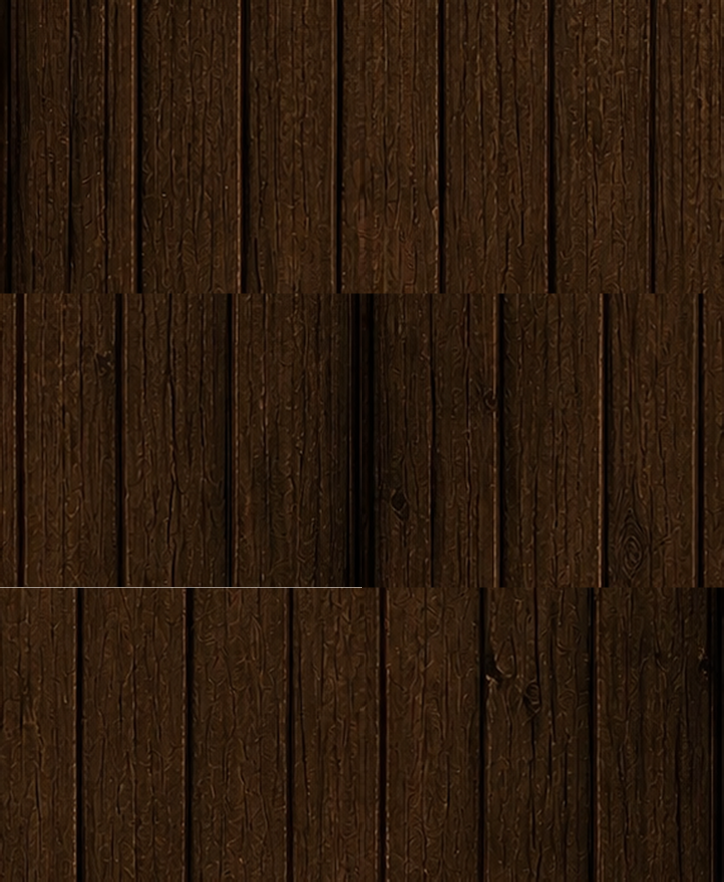
#> input picture app/src/main/assets/mobile_4d/atlas_c_02.webp, 1448 x 1763 px, given in place of button.png, which was not available (shown at 1/2 size)
$ python tv-frame-kit.py
#> lines starting #> are read from the running program, lines starting #| are printed output that depends on the picture; pictures that were not available may be replaced by others from this repository, and a replacement may not be noted
#!/usr/bin/env python3
"""
tv-frame-kit — премиум-ассеты ТВ из эталонов owner'а (жалоба 2026-07-11:
9-patch рамки 270..1042px растягивались до 6× на панель → пиксельная каша).

Принцип: НИКОГДА не растягивать растр.
  • carved_wood_tile.webp — бесшовная плитка коры из эталона /root/button.png
    (native 1:1; в Compose — ShaderBrush(ImageShader, TileMode.Repeated));
  • tv_wood_bg.webp — честный 1920×1080 lossless фон из native-досок oak_bg
    + виньетка + зерно (зерно разбивает banding 8-bit ТВ-панелей).
Бронзовые рамки НЕ ассет — рисуются в Compose градиент-штрихами (CarvedKit.kt),
разрешение-независимы. Цвета сняты пипеткой с эскиза vpnoff.png.

Запуск: /root/.venvs/imgtools/bin/python3 ops/tv-frame-kit.py
Пишет в app/src/main/res/drawable-nodpi/ (git покажет диф).
"""
import argparse
import os
import numpy as np
from PIL import Image

SRC_BUTTON = '/root/button.png'      # эталон-кнопка owner 1891×832 (2026-07-05)
REPO = os.path.dirname(os.path.dirname(os.path.abspath(__file__)))
DEFAULT_OUT = os.path.join(REPO, 'app/src/main/res/drawable-nodpi')
OAK = os.path.join(DEFAULT_OUT, 'oak_bg.webp')   # родные тёмные доски (телефонный фон)


def mirror_blend(arr: np.ndarray, f: int, axis: int) -> np.ndarray:
    """Бесшовность края: зеркальное сведение первых/последних f строк/столбцов."""
    a = arr.astype(np.float32)
    if axis == 1:
        r = np.linspace(0, 1, f)[None, :, None]
        a[:, :f] = a[:, :f] * r + a[:, -f:][:, ::-1] * (1 - r)
    else:
        r = np.linspace(0, 1, f)[:, None, None]
        a[:f, :] = a[:f, :] * r + a[-f:, :][::-1, :] * (1 - r)
    return a


def cut_bark_tile() -> Image.Image:
    """Чистая кора интерьера эталона (без текста «Закрыть», рамок, завитков и листьев):
    x 360..660, y 262..458 по сетке button_grid — native 300×196."""
    src = Image.open(SRC_BUTTON).convert('RGB')
    t = np.asarray(src.crop((360, 262, 660, 458)))
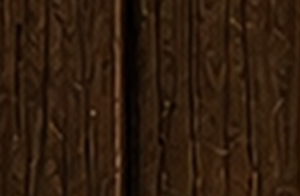
#> t: shape (196, 300, 3); mean R, G, B 47.8, 28.2, 13.2
    t = mirror_blend(t, 36, axis=1)
#> in mirror_blend, `a[:, :f] = a[:, :f] * r + a[:, -f:][:, ::-1] * (1 - r)`: a: shape (196, 300, 3) float32; mean R, G, B 48, 28.4, 13.2
    t = mirror_blend(t, 26, axis=0)
#> in mirror_blend (call 2), `a[:f, :] = a[:f, :] * r + a[-f:, :][::-1, :] * (1 - r)`: a: shape (196, 300, 3) float32; mean R, G, B 48, 28.4, 13.2
    return Image.fromarray(np.clip(t, 0, 255).astype(np.uint8))


def build_wood_bg(w: int = 1920, h: int = 1080) -> Image.Image:
    """1080p-фон: native-доски (oak_bg, чистая зона без нижнего орнамента).
    Вертикаль кроется ЗЕРКАЛОМ (720 + отражение) — шов математически непрерывен;
    горизонталь — mirror-blend краёв + шахматный флип столбцов."""
#> called with w = 1920, h = 1080
    oak = Image.open(OAK).convert('RGB')
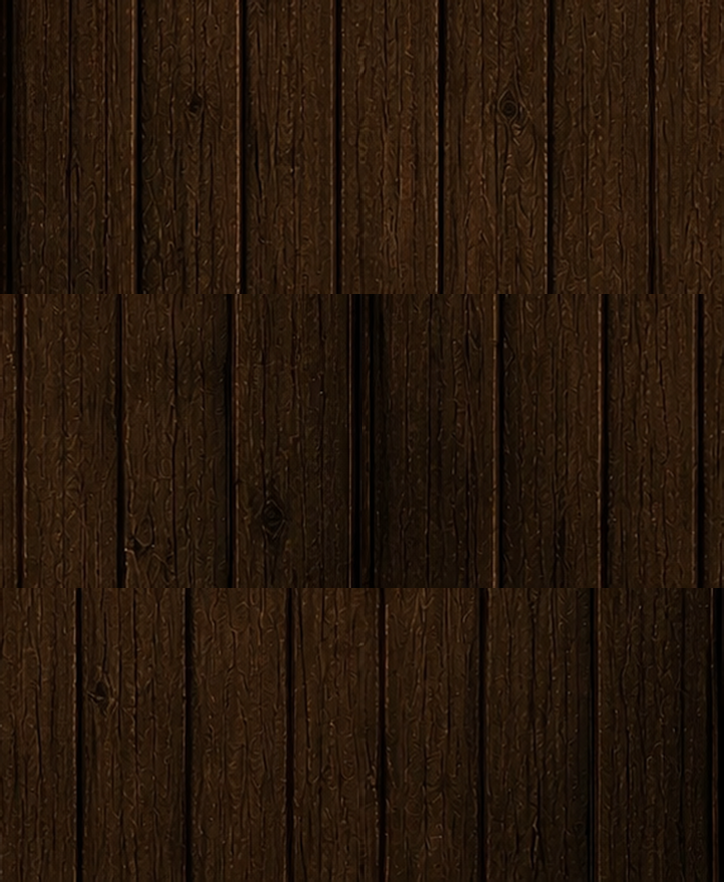
#> input picture app/src/main/assets/mobile_4d/atlas_c_03.webp, 1448 x 1764 px, given in place of oak_bg.webp, which was not available (shown at 1/2 size)
#> oak is the input picture: PIL image 1448x1764 RGB; mean R, G, B 38.8, 23, 10.6
    tile = np.asarray(oak.crop((0, 20, 560, 740)))       # 560×720 чистых досок
    tile = mirror_blend(tile, 40, axis=1)                # швы X (границы досок — почти невидимы)
#> call 3 of mirror_blend, with f = 40, axis = 1
#> in mirror_blend (call 3), `a[:, :f] = a[:, :f] * r + a[:, -f:][:, ::-1] * (1 - r)`:
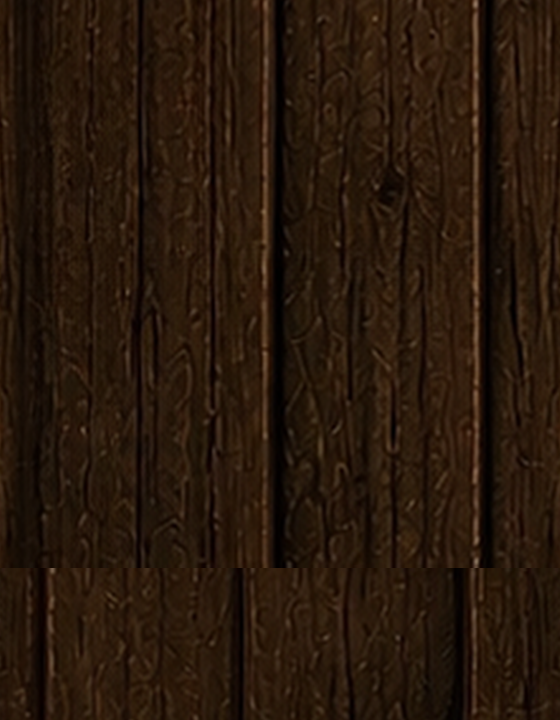
#> a: shape (720, 560, 3) float32; mean R, G, B 40.4, 24, 11.2
    tile = np.clip(tile, 0, 255).astype(np.uint8)
    th, tw = tile.shape[:2]
#> th = 720; tw = 560
    nx = w // tw + 2
#> nx = 5
    strips = []
    for i in range(nx):
        col = tile[:, ::-1] if i % 2 else tile           # шахматный флип прячет периодичность
        full = np.concatenate([col, col[::-1, :]], axis=0)  # 1440: низ = отражение (бесшовно)
        strips.append(full)
#> this loop made 5 passes
#> pass 1, in build_wood_bg, `full = np.concatenate([col, col[::-1, :]], axis=0)`:
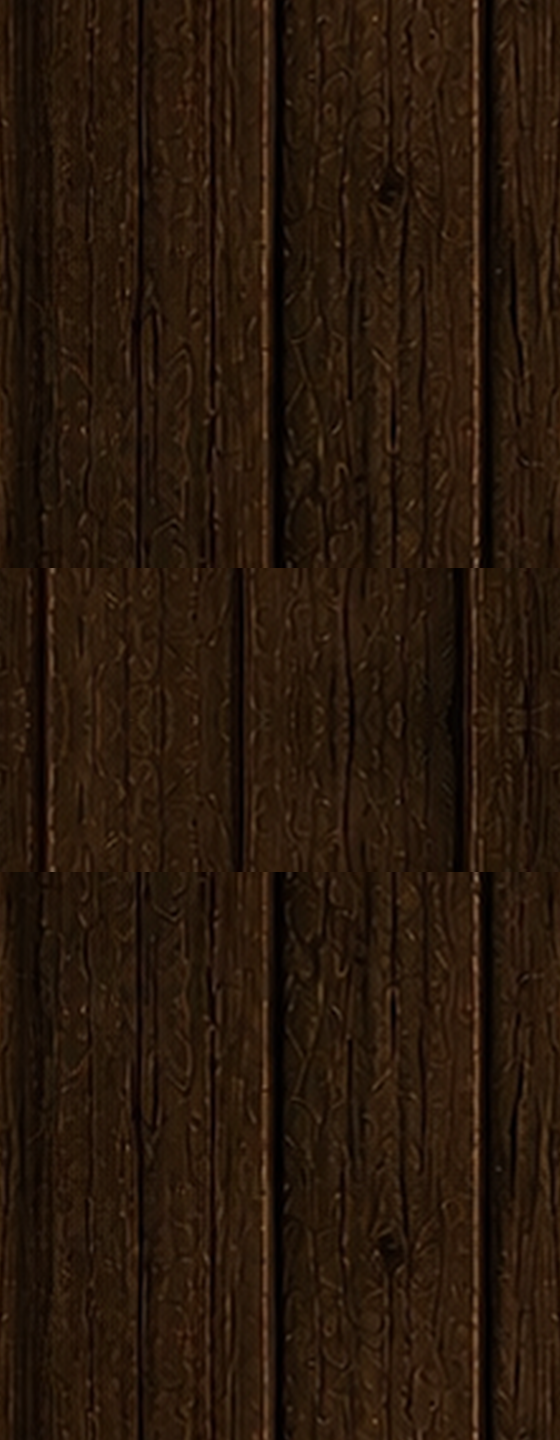
#> full: shape (1440, 560, 3); mean R, G, B 40.4, 24, 11.2
#> pass 2, in build_wood_bg, `full = np.concatenate([col, col[::-1, :]], axis=0)`:
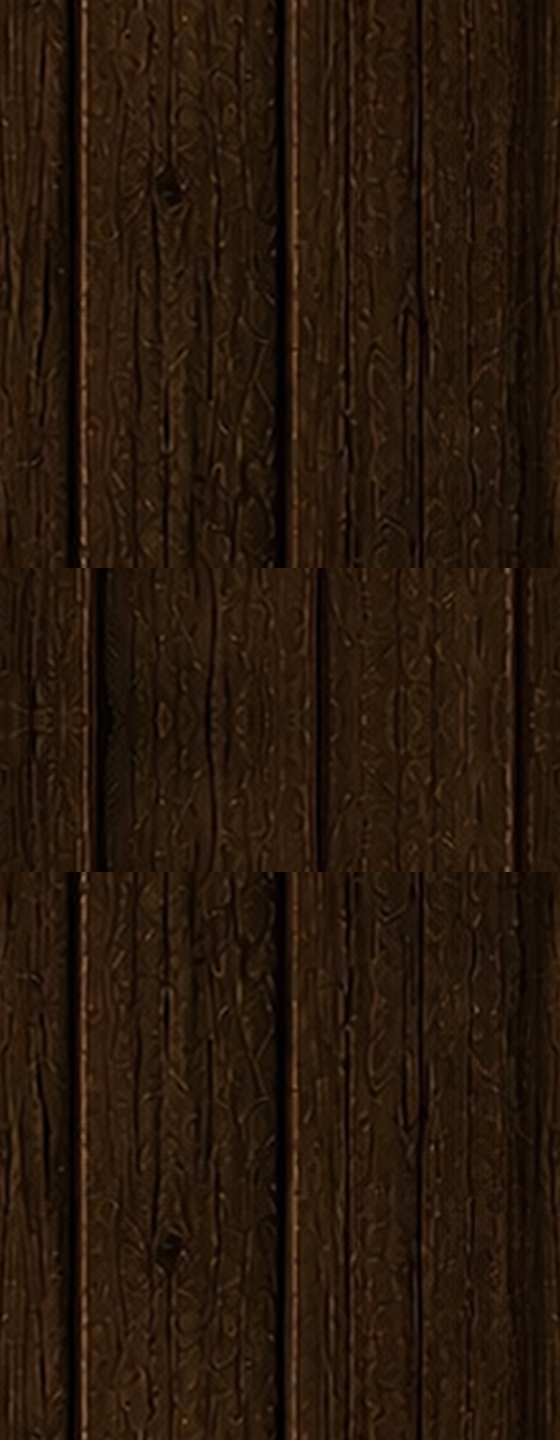
#> full: shape (1440, 560, 3); mean R, G, B 40.4, 24, 11.2
#> after the loop, strips = 5 items
    a = np.concatenate(strips, axis=1)[:h, :w].astype(np.float32)
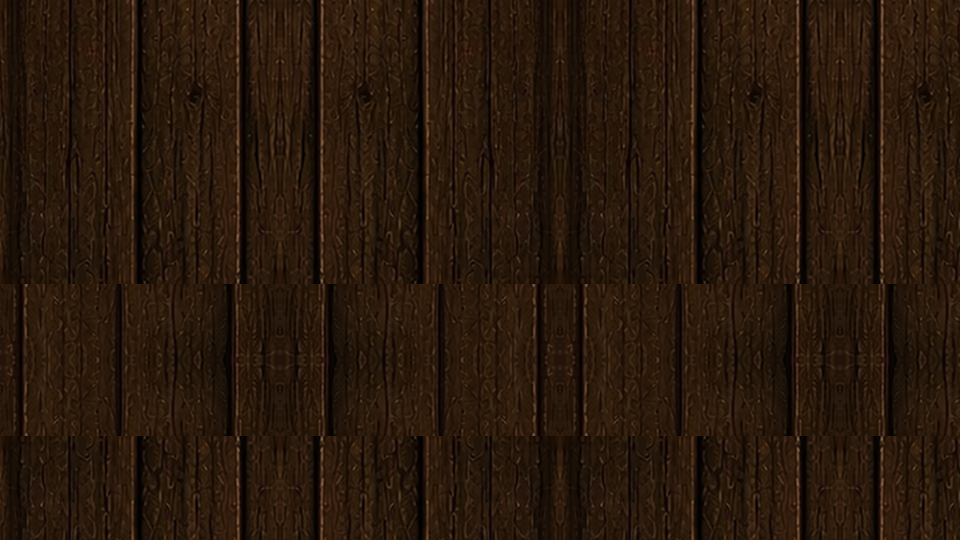
#> a: shape (1080, 1920, 3) float32 (shown at 1/2 size); mean of channels 0, 1, 2 40.3, 23.9, 11.2; drawn as R, G, B
    yy, xx = np.mgrid[0:h, 0:w]
    d = np.sqrt(((xx - w / 2) / (w * 0.75)) ** 2 + ((yy - h * 0.42) / (h * 0.8)) ** 2)
    a *= np.clip(1.04 - 0.42 * d ** 2, 0.5, 1.04)[..., None]
    a *= 0.82                                            # общее притемнение под контент
    a += np.random.default_rng(3).normal(0, 2.2, a.shape)
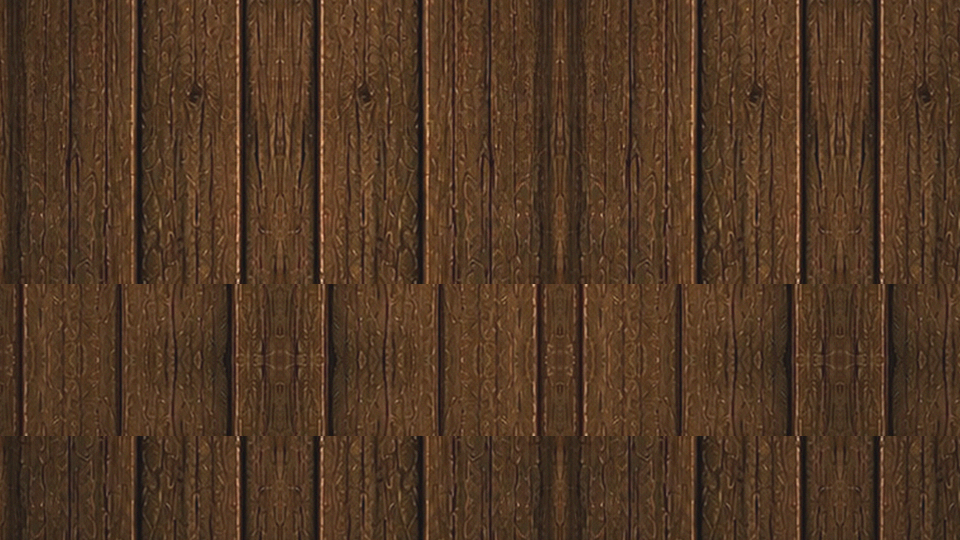
#> a: shape (1080, 1920, 3) float32 (shown at 1/2 size); mean of channels 0, 1, 2 30.3, 18, 8.4; drawn with min black and max white
    return Image.fromarray(np.clip(a, 0, 255).astype(np.uint8))
#> returned value: PIL image 1920x1080 RGB


def main():
    ap = argparse.ArgumentParser()
    ap.add_argument('--out', default=DEFAULT_OUT)
    args = ap.parse_args()
    os.makedirs(args.out, exist_ok=True)

    cut_bark_tile().save(os.path.join(args.out, 'carved_wood_tile.webp'), lossless=True, method=6)
    build_wood_bg().save(os.path.join(args.out, 'tv_wood_bg.webp'), lossless=True, method=6)

    for f in ['carved_wood_tile.webp', 'tv_wood_bg.webp']:
        p = os.path.join(args.out, f)
        print(f, Image.open(p).size, os.path.getsize(p) // 1024, 'KB')


if __name__ == '__main__':
    main()
